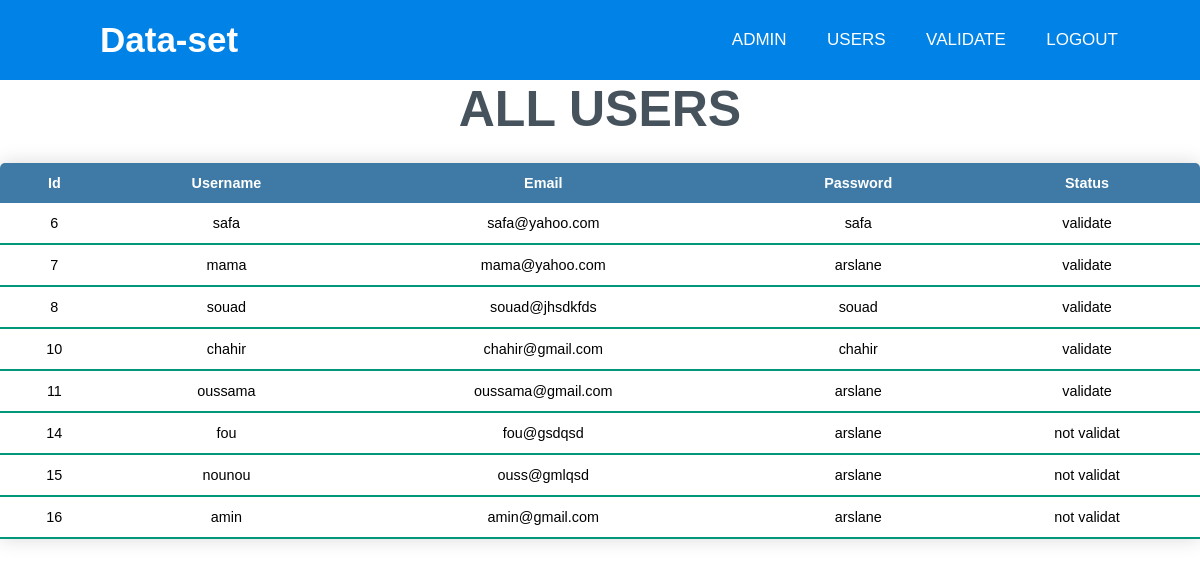
Page /Gerer/validation_user.php on the committed database.
### tables this page shows
CREATE TABLE `users` (
  `id` int(11) NOT NULL,
  `username` varchar(150) NOT NULL,
  `email` varchar(150) NOT NULL,
  `password` varchar(150) NOT NULL,
  `status` varchar(150) NOT NULL DEFAULT 'not validate',
  `valider` int(4) NOT NULL DEFAULT 0
);

### Gerer/validation_user.php (the view, shortened to what this page needs)
<?php
include ('../Upload/connect.php');
?>
<!DOCTYPE html>
<html lang="en" dir="ltr">
<head>
    <link rel="stylesheet" href="../css/style02.css">
    <link rel="stylesheet" href="../css/style03.css">
    <link rel="stylesheet" href="style.css">
    <link rel="stylesheet" href="https://cdnjs.cloudflare.com/ajax/libs/font-awesome/5.15.3/css/all.min.css" />
    <link rel="stylesheet" href=
"https://stackpath.bootstrapcdn.com/font-awesome/4.7.0/css/font-awesome.min.css">
   <link rel="stylesheet" href="https://netdna.bootstrapcdn.com/font-awesome/4.0.3/css/font-awesome.css">
   <link rel="stylesheet" href="https://cdnjs.cloudflare.com/ajax/libs/fancybox/2.1.5/jquery.fancybox.min.css"
   media="screen">
    </head>
    <body>
        <nav>
       <a href="#"> <label class="logo">Data-set</label> </a>
        <ul>
           <li><a href="../admin/admin_after_login.php">Admin</a></li>
              <li class="menu">   <a href="validation_user.php">Users</a>
            </li>
             <li class="menu">   <a href="#">validate</a>
            </li>
            <li><a href="../admin/Admin.php">Logout</a></li>
        </ul>
    </nav>
    <section>
    <div class="space">
    <h1>ALL USERS</h1>
    </div>
    <table class="content-table">
        <thead>
            <tr>
                <th>Id </th>
                <th>Username </th>
                <th>Email</th>
                <th>Password</th>
                <th>Status</th>
            </tr>
        </thead>
        <?php
$req="SELECT * from  users";
$res=mysqli_query($conn,$req);
while($line=mysqli_fetch_assoc($res)){
echo'
<tbody>
<tr>
        <td>'.$line['id'].'</td>
        <td>'.$line['username'].'</td>
        <td>'.$line['email'].'</td>
        <td>'.$line['password'].'</td>
        <td>'.$line['status'].'</td>
            </tr>
            </tbody>
</div>';
  }
  ?>
    </table>
    </section>

### css/style02.css (style rules this page uses)
* { padding: 0; margin: 0; text-decoration: none; list-style: none; box-sizing: border-box; }
body { font-family: montserrat; }
nav { background: #0082e6; height: 80px; width: 100%; top: 0px; }
label.logo { color: white; font-size: 35px; line-height: 80px; padding: 0 100px; font-weight: bold; }
nav ul { float: right; margin-right: 20px; z-index: 10; margin-right: 4rem; }
nav ul li { display: inline-block; line-height: 80px; margin: 0 5px; }
nav ul li a { color: white; font-size: 17px; padding: 7px 13px; border-radius: 3px; text-transform: uppercase; }
section { background-size: cover; height: calc(100vh - 80px); }
nav .menu { position: relative; }
.space h1 { text-align: center; font-size: 50px; color: #46525c; }

### css/style03.css (style rules this page uses)
body { margin: 0; padding: 0; font-family: sans-serif; background: url() no-repeat; background-size: cover; }

### Gerer/style.css (style rules this page uses)
* { font-family: sans-serif; }
.content-table { border-collapse: collapse; margin: 25px 0; font-size: 0.9em; min-width: 100%; border-radius: 5px 5px 0 0; overflow: hidden; box-shadow: 0 0 20px rgba(0, 0, 0, 0.15); }
.content-table thead tr { background-color: #3f7aa6; color: #ffffff; text-align: left; font-weight: bold; }
.content-table th, .content-table td { padding: 12px 15px; text-align: center; }
.content-table tbody tr { border-bottom: 1px solid #dddddd; }
.content-table tbody tr:last-of-type { border-bottom: 2px solid #009879; }

### rows in the picture
users: id "6", username "safa", email "safa@yahoo.com", password "safa", status "validate"
users: id "7", username "mama", email "mama@yahoo.com", password "arslane", status "validate"
users: id "8", username "souad", email "souad@jhsdkfds", password "souad", status "validate"
users: id "10", username "chahir", email "chahir@gmail.com", password "chahir", status "validate"
users: id "11", username "oussama", email "oussama@gmail.com", password "arslane", status "validate"
users: id "14", username "fou", email "fou@gsdqsd", password "arslane", status "not validat"
users: id "15", username "nounou", email "ouss@gmlqsd", password "arslane", status "not validat"
users: id "16", username "amin", email "amin@gmail.com", password "arslane", status "not validat"
